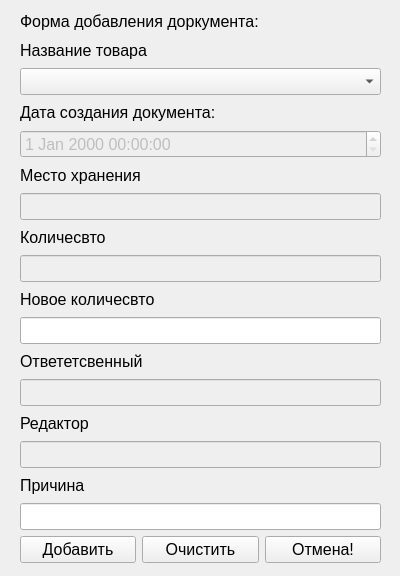
<?xml version="1.0" encoding="UTF-8"?>
<ui version="4.0">
 <class>MainUsersWorkersInventoryAdd</class>
 <widget class="QWidget" name="MainUsersWorkersInventoryAdd">
  <property name="geometry">
   <rect>
    <x>0</x>
    <y>0</y>
    <width>400</width>
    <height>576</height>
   </rect>
  </property>
  <property name="windowTitle">
   <string>Добавление</string>
  </property>
  <property name="windowIcon">
   <iconset resource="src.qrc">
    <normaloff>:/images/img/logopm.png</normaloff>:/images/img/logopm.png</iconset>
  </property>
  <property name="styleSheet">
   <string notr="true">#MainUsersWorkersInventoryAdd{
border-image: url(:/images/img/fonpril.png);}</string>
  </property>
  <widget class="QWidget" name="">
   <property name="geometry">
    <rect>
     <x>20</x>
     <y>10</y>
     <width>361</width>
     <height>553</height>
    </rect>
   </property>
   <layout class="QVBoxLayout" name="verticalLayout_2">
    <item>
     <layout class="QVBoxLayout" name="verticalLayout">
      <item>
       <widget class="QLabel" name="label">
        <property name="font">
         <font>
          <pointsize>12</pointsize>
         </font>
        </property>
        <property name="text">
         <string>Форма добавления доркумента:</string>
        </property>
       </widget>
      </item>
      <item>
       <widget class="QLabel" name="label_2">
        <property name="font">
         <font>
          <pointsize>12</pointsize>
         </font>
        </property>
        <property name="text">
         <string>Название товара</string>
        </property>
       </widget>
      </item>
      <item>
       <widget class="QComboBox" name="cbProduct">
        <property name="font">
         <font>
          <pointsize>12</pointsize>
         </font>
        </property>
       </widget>
      </item>
      <item>
       <widget class="QLabel" name="label_3">
        <property name="font">
         <font>
          <pointsize>12</pointsize>
         </font>
        </property>
        <property name="text">
         <string>Дата создания документа:</string>
        </property>
       </widget>
      </item>
      <item>
       <widget class="QDateTimeEdit" name="dtDate">
        <property name="enabled">
         <bool>false</bool>
        </property>
        <property name="font">
         <font>
          <pointsize>12</pointsize>
         </font>
        </property>
       </widget>
      </item>
      <item>
       <widget class="QLabel" name="label_4">
        <property name="font">
         <font>
          <pointsize>12</pointsize>
         </font>
        </property>
        <property name="text">
         <string>Место хранения</string>
        </property>
       </widget>
      </item>
      <item>
       <widget class="QLineEdit" name="txtLocation">
        <property name="enabled">
         <bool>false</bool>
        </property>
        <property name="font">
         <font>
          <pointsize>12</pointsize>
         </font>
        </property>
       </widget>
      </item>
      <item>
       <widget class="QLabel" name="label_5">
        <property name="font">
         <font>
          <pointsize>12</pointsize>
         </font>
        </property>
        <property name="text">
         <string>Количесвто</string>
        </property>
       </widget>
      </item>
      <item>
       <widget class="QLineEdit" name="txtCount">
        <property name="enabled">
         <bool>false</bool>
        </property>
        <property name="font">
         <font>
          <pointsize>12</pointsize>
         </font>
        </property>
       </widget>
      </item>
      <item>
       <widget class="QLabel" name="label_9">
        <property name="font">
         <font>
          <pointsize>12</pointsize>
         </font>
        </property>
        <property name="text">
         <string>Новое количесвто</string>
        </property>
       </widget>
      </item>
      <item>
       <widget class="QLineEdit" name="txtNewCount">
        <property name="font">
         <font>
          <pointsize>12</pointsize>
         </font>
        </property>
       </widget>
      </item>
      <item>
       <widget class="QLabel" name="label_6">
        <property name="font">
         <font>
          <pointsize>12</pointsize>
         </font>
        </property>
        <property name="text">
         <string>Ответетсвенный</string>
        </property>
       </widget>
      </item>
      <item>
       <widget class="QLineEdit" name="txtResponsible">
        <property name="enabled">
         <bool>false</bool>
        </property>
        <property name="font">
         <font>
          <pointsize>12</pointsize>
         </font>
        </property>
       </widget>
      </item>
      <item>
       <widget class="QLabel" name="label_7">
        <property name="font">
         <font>
          <pointsize>12</pointsize>
         </font>
        </property>
        <property name="text">
         <string>Редактор</string>
        </property>
       </widget>
      </item>
      <item>
       <widget class="QLineEdit" name="txtChanger">
        <property name="enabled">
         <bool>false</bool>
        </property>
        <property name="font">
         <font>
          <pointsize>12</pointsize>
         </font>
        </property>
       </widget>
      </item>
      <item>
       <widget class="QLabel" name="label_8">
        <property name="font">
         <font>
          <pointsize>12</pointsize>
         </font>
        </property>
        <property name="text">
         <string>Причина</string>
        </property>
       </widget>
      </item>
      <item>
       <widget class="QLineEdit" name="txtExplanations">
        <property name="font">
         <font>
          <pointsize>12</pointsize>
         </font>
        </property>
       </widget>
      </item>
     </layout>
    </item>
    <item>
     <layout class="QHBoxLayout" name="horizontalLayout">
      <item>
       <widget class="QPushButton" name="pbAdd">
        <property name="font">
         <font>
          <pointsize>12</pointsize>
         </font>
        </property>
        <property name="text">
         <string>Добавить</string>
        </property>
       </widget>
      </item>
      <item>
       <widget class="QPushButton" name="pbClear">
        <property name="font">
         <font>
          <pointsize>12</pointsize>
         </font>
        </property>
        <property name="text">
         <string>Очистить</string>
        </property>
       </widget>
      </item>
      <item>
       <widget class="QPushButton" name="pbClose">
        <property name="font">
         <font>
          <pointsize>12</pointsize>
         </font>
        </property>
        <property name="text">
         <string>Отмена!</string>
        </property>
       </widget>
      </item>
     </layout>
    </item>
   </layout>
  </widget>
 </widget>
 <resources>
  <include location="src.qrc"/>
 </resources>
 <connections/>
</ui>
